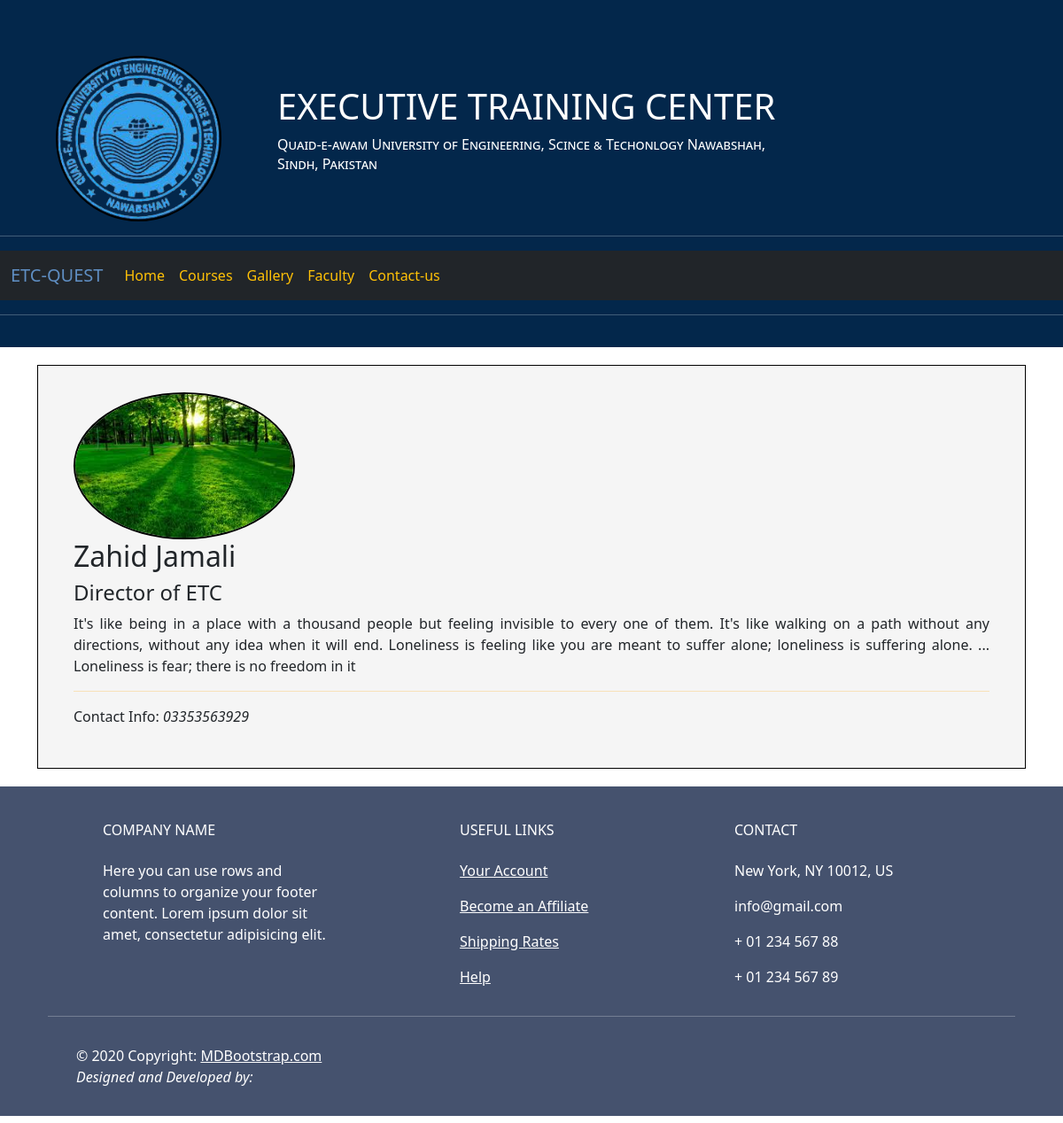
Page /facultyinfo?id=1 on the committed database.
### etc/models.py (models this page shows, shortened)
class faculty(models.Model):
	id=models.AutoField(primary_key='true')
	name=models.CharField(max_length=244, default="")
	appointment=models.CharField(max_length=244, default="")
	desc=models.CharField(max_length=2444, default="")
	contact=models.CharField(max_length=255, default="")
	img=models.FileField(upload_to="media/media/static/", default="")

### etc/views.py (the view)
# urls.py: path("facultyinfo", views.facultyinfo, name="facultyinfo")
def facultyinfo(request):
	Id=request.GET.get("id")
	fac=faculty.objects.filter(id=Id)
	return render(request, "facultyinfo.html", {'fac':fac})

### etc/templates/facultyinfo.html (shortened to what this page needs)
{% include 'nav.html' %}
    <div class="container">
    {%for i in fac%}
      <div class="main_class">
        <div class="img">
          <img src="/media/{{i.img}}" style="max-width: 250px;">
        </div>
          <h2>{{i.name}}</h2>
          <h4>{{i.appointment}}</h4>
          <p style="text-align: justify;">
            {{i.desc}}
        </p>
        <hr style="color: orange;">
        <p>Contact Info: <i>{{i.contact}}</i></p>
      </div>
      {%endfor%}
    </div>
{% include 'footer.html' %}

### etc/templates/facultyinfo.html (style rules this page uses)
.main_class { margin-top: 20px; margin-bottom: 20px; background-color: whitesmoke; border: 1px solid black; padding-top: 30px; padding-left: 40px; padding-right: 40px; padding-bottom: 30px; }
img { widows: 40%; border-radius: 50%; border: 2px solid black; }

### rows in the picture
faculty: img (picture), name "Zahid Jamali", appointment "Director of ETC", desc "It's like being in a place with a thousand people but feeling invisible to every one of them. It's like walking on a path without any directions, without any idea when it will end. Loneliness is feeling like you are meant to suffer alone; loneliness is suffering alone. ... Loneliness is fear; there is no freedom in it", contact "03353563929"
